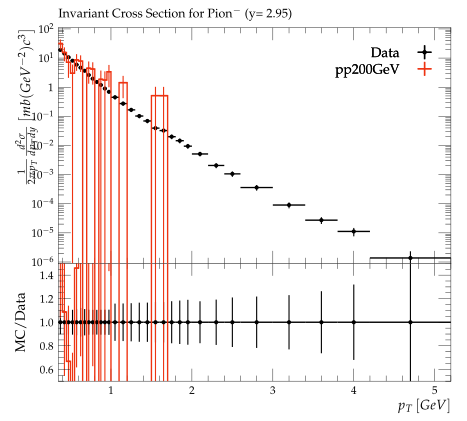

Here is the Python script that generated this plot:
#! /usr/bin/env python3

# This Python script was auto-generated using YODA v2.1.0.
# Analysis object: /BRAHMS_2007_I742956/d02-x01-y01
# Timestamp: 07-10-2025 (18:42:21)

import matplotlib as mpl
import matplotlib.pyplot as plt
mpl.use('Agg') # comment out for interactive use
import os
import numpy as np
from numpy import nan, inf

plotDir = os.path.split(os.path.realpath(__file__))[0]
if 'YODA_USER_PLOT_PATH' in globals():
    plot_outdir = globals()['YODA_USER_PLOT_PATH']
else:
    plot_outdir = plotDir

#plot style
plt.style.use(os.path.join(plotDir, '../default.mplstyle'))
# plot metadata
figW, figH = plt.rcParams['figure.figsize']
ax_xLabel = r'$p_T \left[GeV\right]$'
ax_yLabel = r'$\frac{1}{2\pi{p_{T}}}\frac{d^2\sigma}{dp_{T}dy}\left[mb(GeV^{-2})c^3\right]$'
ax_title  = r'Invariant Cross Section for Pion$^-$ (y= 2.95)'
ax_xScale = 'linear'
ax_yScale = 'log'
xLims = (0.35, 5.2)
yLims = (9e-07, 110.00000000000001)

# TeX-friendly labels for the legend
labels = {
    'legend' : ([ r"Data", r"pp200GeV" ], r""),
}

# Adjust canvas width and height
canvasW = 10.0
canvasH = 9.0
figW *= canvasW/10.
figH *= canvasH/9.

# Create figure and axis objects
fig, (ax, ratio0_ax) = plt.subplots(2, 1, sharex=True,
                  figsize=(figW,figH), gridspec_kw={'height_ratios': (6.0, 3.0)})

# Set figure margins
plt.subplots_adjust(
    left   = 1.0 * plt.rcParams['figure.subplot.left'],
    right  = 1.0 * plt.rcParams['figure.subplot.right'],
    top    = 1.0 * plt.rcParams['figure.subplot.top'],
    bottom = 1.0 * plt.rcParams['figure.subplot.bottom'])

ratio0_ax.yaxis.set_major_locator(mpl.ticker.MultipleLocator(0.2))
ratio0_ax.set_ylim(0.5, 1.4999)
ratio0_ax.set_ylabel('MC/Data')

# the numerical data is stored in a separate file
dataf = dict()
prefix = os.path.split(__file__)[0]
if prefix:    prefix = prefix + '/'
exec(open(prefix+'d02-x01-y01__data.py').read(), dataf)


legend_handles = dict() # keep track of handles for the legend

# style options for curves
# starts at zorder>=5 to draw curve on top of legend
styles = {
  'Data': {
    'color' : 'black',
    'linestyle' : '-',
    'linewidth' : 1,
    'marker' : 'o',
    'markersize' : 2,
    'capsize' : 0.0,
    'zorder' : 5,
    'histstyle' : 0,
    'drawstyle' : 'steps-pre',
    'xerrorbars' : 1,
    'yerrorbars' : 1,
    'fillcolor' : None,
    'fillopacity' : 1.0,
    'ratio0_linestyle' : '-',
    'ratio0_linewidth' : 1,
    'ratio0_marker' : 'o',
    'ratio0_markersize' : 2,
    'ratio0_capsize' : 0.0,
    'ratio0_zorder' : 5,
    'ratio0_histstyle' : 0,
    'ratio0_drawstyle' : 'steps-pre',
    'ratio0_xerrorbars' : 1,
    'ratio0_yerrorbars' : 1,
  },
  'pp200GeV.yoda': {
    'color' : '#EE3311',
    'linestyle' : '-',
    'linewidth' : 1,
    'marker' : 'none',
    'markersize' : 2,
    'capsize' : 0.0,
    'zorder' : 6,
    'histstyle' : 1,
    'drawstyle' : 'steps-pre',
    'xerrorbars' : 1,
    'yerrorbars' : 1,
    'fillcolor' : None,
    'fillopacity' : 1.0,
    'ratio0_linestyle' : '-',
    'ratio0_linewidth' : 1,
    'ratio0_marker' : 'none',
    'ratio0_markersize' : 2,
    'ratio0_capsize' : 0.0,
    'ratio0_zorder' : 6,
    'ratio0_histstyle' : 1,
    'ratio0_drawstyle' : 'steps-pre',
    'ratio0_xerrorbars' : 1,
    'ratio0_yerrorbars' : 1,
  },
}

# curve from input yoda files in main panel
for label, yvals in dataf['yvals'].items():
    if all(np.isnan(v) for v in dataf['yvals'][label]):
        continue
    tmp = None
    if styles[label]['histstyle']: # draw as histogram
        xpos = dataf['xedges'][label] if styles[label]['drawstyle'] else dataf['xpoints'][label]
        ypos = np.insert(yvals, 0, yvals[0]) if styles[label]['drawstyle'] else yvals
        if styles[label]['fillcolor']: # fill area below curve
            ax.fill_between(xpos, ypos, step='pre',
                            color=styles[label]['fillcolor'],
                            alpha=styles[label]['fillopacity'])
        tmp, = ax.plot(xpos, ypos,
                       color=styles[label]['color'],
                       linestyle=styles[label]['linestyle'],
                       linewidth=styles[label]['linewidth'],
                       drawstyle=styles[label]['drawstyle'], solid_joinstyle='miter',
                       zorder=styles[label]['zorder'], label=label)
    tmp = ax.errorbar(dataf['xpoints'][label], yvals,
                      xerr=np.array(dataf['xerrs'][label])*styles[label]['xerrorbars'],
                      yerr=np.array(dataf['yerrs'][label])*styles[label]['yerrorbars'],
                      fmt=styles[label]['marker'], capsize=styles[label]['capsize'],
                      markersize=styles[label]['markersize'],
                      ecolor=styles[label]['color'],
                      color=styles[label]['color'], zorder=styles[label]['zorder'])
    tmp[-1][0].set_linestyle(styles[label]['linestyle'])
    tmp[-1][0].set_linewidth(styles[label]['linewidth'])
    if label in dataf['add_legend_handle']:  legend_handles[label] = tmp
    for varLabel in dataf['variation_yvals'].keys():
        if varLabel.startswith(label):
            tmp, = ax.plot(dataf['xedges'][label], dataf['variation_yvals'][varLabel],
                           color=styles[label]['color'],
                           linestyle=styles[label]['linestyle'],
                           linewidth=styles[label]['linewidth'],
                           drawstyle='steps-pre', solid_joinstyle='miter',
                           zorder=styles[label]['zorder'], alpha=0.5)


# plots on ratio panel
# curve from input yoda files in ratio panel
for label, yvals in dataf['ratio0_yvals'].items():
    if all(np.isnan(v) for v in yvals):
        continue
    if styles[label]['ratio0_histstyle']: # plot as histogram
        xpos = dataf['xedges']['Data'] if styles[label]['ratio0_drawstyle'] else dataf['xpoints']['Data']
        ypos = np.insert(yvals, 0, yvals[0]) if styles[label]['ratio0_drawstyle'] else yvals
        ratio0_ax.plot(xpos, ypos,
                       color=styles[label]['color'],
                       linewidth=styles[label]['linewidth'],
                       linestyle=styles[label]['ratio0_linestyle'],
                       drawstyle=styles[label]['ratio0_drawstyle'], zorder=styles[label]['zorder'],
                       solid_joinstyle='miter')
    tmp = ratio0_ax.errorbar(dataf['xpoints']['Data'], yvals,
                             xerr=np.array(dataf['ref_xerrs'])*styles[label]['ratio0_xerrorbars'],
                             yerr=np.array(dataf['ratio0_yerrs'][label])*styles[label]['ratio0_yerrorbars'],
                             fmt=styles[label]['ratio0_marker'], capsize=styles[label]['ratio0_capsize'],
                             markersize=styles[label]['ratio0_markersize'],
                             ecolor=styles[label]['color'],
                             color=styles[label]['color'])
    tmp[-1][0].set_linestyle(styles[label]['ratio0_linestyle'])
    tmp[-1][0].set_linewidth(styles[label]['ratio0_linewidth'])

    for varlabel in dataf['ratio0_variation_vals'].keys():
        if varlabel.startswith(label):
            ratio0_ax.plot(dataf['xedges']['Data'],
                            dataf['ratio0_variation_vals'][varlabel],
                            color=styles[label]['color'],
                            linestyle=styles[label]['linestyle'],
                            linewidth=styles[label]['linewidth'],
                            drawstyle='steps-pre', solid_joinstyle='miter',
                            zorder=1, alpha=0.5)

legend_items = list(legend_handles.values())
ax.add_artist(ax.legend(legend_items,
                        labels['legend'][0],
                        title=labels['legend'][1],
                        alignment='right',
                        loc='upper right',
                        bbox_to_anchor=(1.0, 0.97),markerfirst=False))

# set plot metadata as defined above
ratio0_ax.set_xlabel(ax_xLabel)
ratio0_ax.xaxis.set_label_coords(1., -0.15)
ax.set_ylabel(ax_yLabel, ha='right', va='top')
ax.yaxis.set_label_coords(-0.11, 1.0)
ax.set_title(ax_title, loc='left')
ax.set_xscale(ax_xScale)
ax.set_yscale(ax_yScale)
ax.set_xlim(xLims)
ax.set_ylim(yLims)

# tick formatting
plt.rcParams['xtick.top'] = True
plt.rcParams['ytick.right'] = True
ax.yaxis.set_major_locator(mpl.ticker.LogLocator(base=10.0, numticks=np.inf))
ax.yaxis.set_minor_locator(mpl.ticker.LogLocator(
                           base=10.0, subs=np.arange(0.1, 1, 0.1), numticks=np.inf))
fig.align_ylabels((ax, ratio0_ax))
plt.savefig(os.path.join(plot_outdir, 'd02-x01-y01.pdf'), format='PDF')
plt.savefig(os.path.join(plot_outdir, 'd02-x01-y01.png'), format='PNG')

plt.close(fig)
